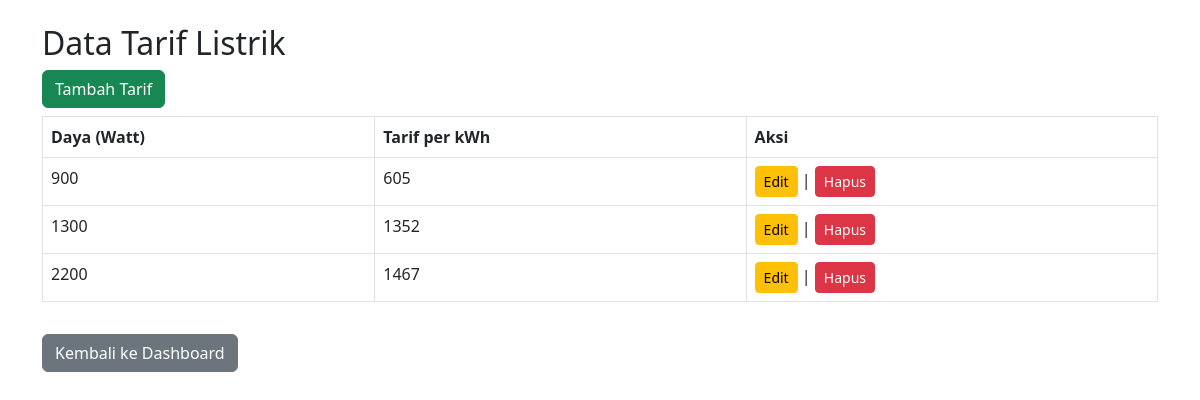
Screenshot of /pages/tarif.php with the database file from the repository.
### tables this page shows
CREATE TABLE `tarif` (
  `daya` int(11) NOT NULL,
  `tarif_per_kwh` int(11) DEFAULT NULL
);

### pages/tarif.php (the view, shortened to what this page needs)
<?php
include '../config/koneksi.php';
$data = mysqli_query($koneksi, "SELECT * FROM tarif");
?>
<!DOCTYPE html>
<html>
<head>
</head>
<body class="container mt-4">
    <h2>Data Tarif Listrik</h2>
    <a href="tambah_tarif.php" class="btn btn-success mb-2">Tambah Tarif</a>
    <table class="table table-bordered">
      <tr>
        <th>Daya (Watt)</th><th>Tarif per kWh</th><th>Aksi</th>
      </tr>
      <?php while($row = mysqli_fetch_assoc($data)): ?>
      <tr>
        <td><?= $row['daya'] ?></td>
        <td><?= $row['tarif_per_kwh'] ?></td>
        <td>
          <a href="tambah_tarif.php?daya=<?= $row['daya'] ?>" class="btn btn-warning btn-sm">Edit</a> |
          <a href="../proses/tarif_proses.php?hapus=<?= $row['daya'] ?>" onclick="return confirm('Hapus?')" class="btn btn-danger btn-sm">Hapus</a>
        </td>
      </tr>
      <?php endwhile; ?>
    </table>
    <a href="../dashboard.php" class="btn btn-secondary mt-3">Kembali ke Dashboard</a>
</body>
</html>

### rows the page displays
tarif: daya "900", tarif_per_kwh "605"
tarif: daya "1300", tarif_per_kwh "1352"
tarif: daya "2200", tarif_per_kwh "1467"
